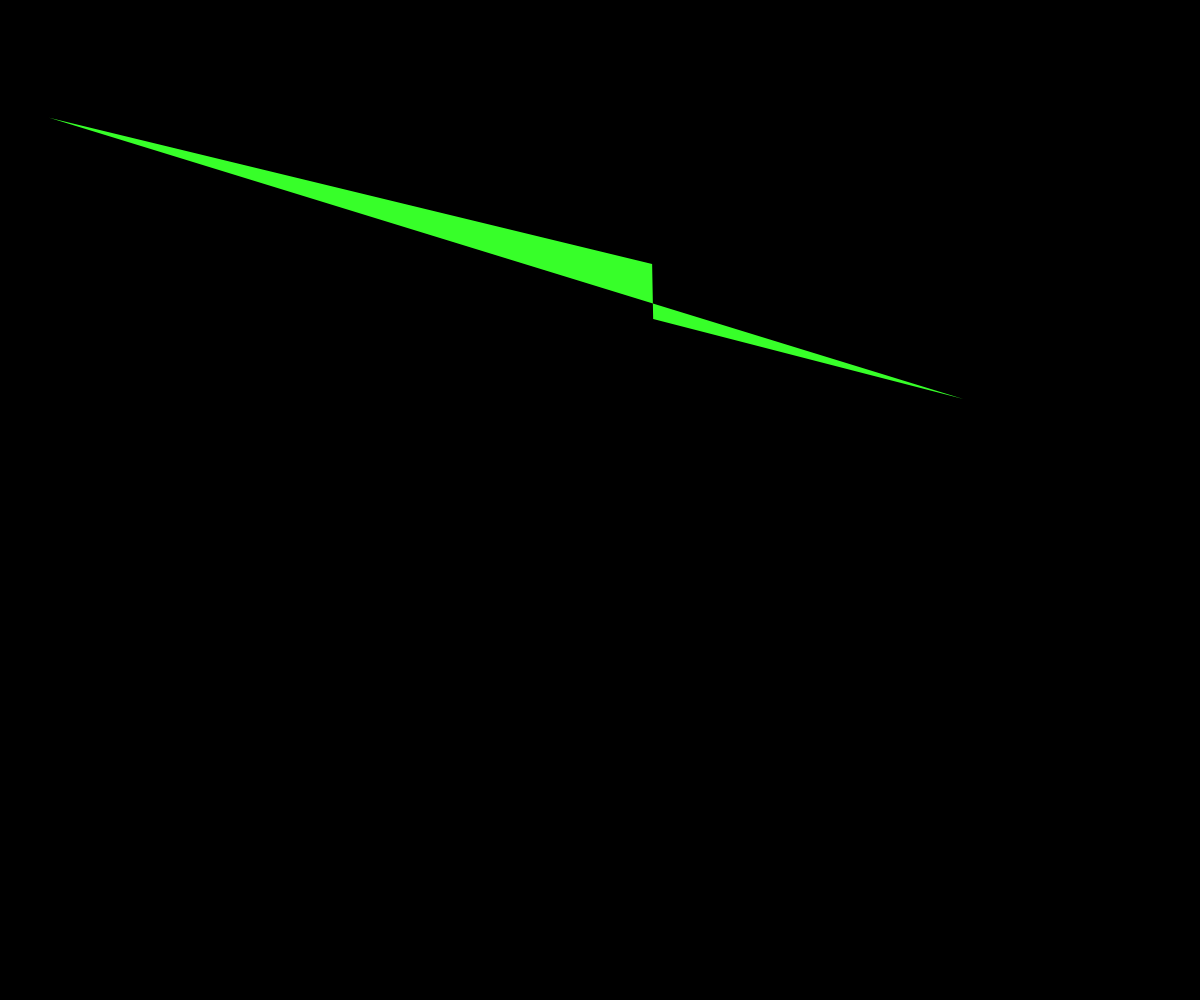
Frame 1 (no input)
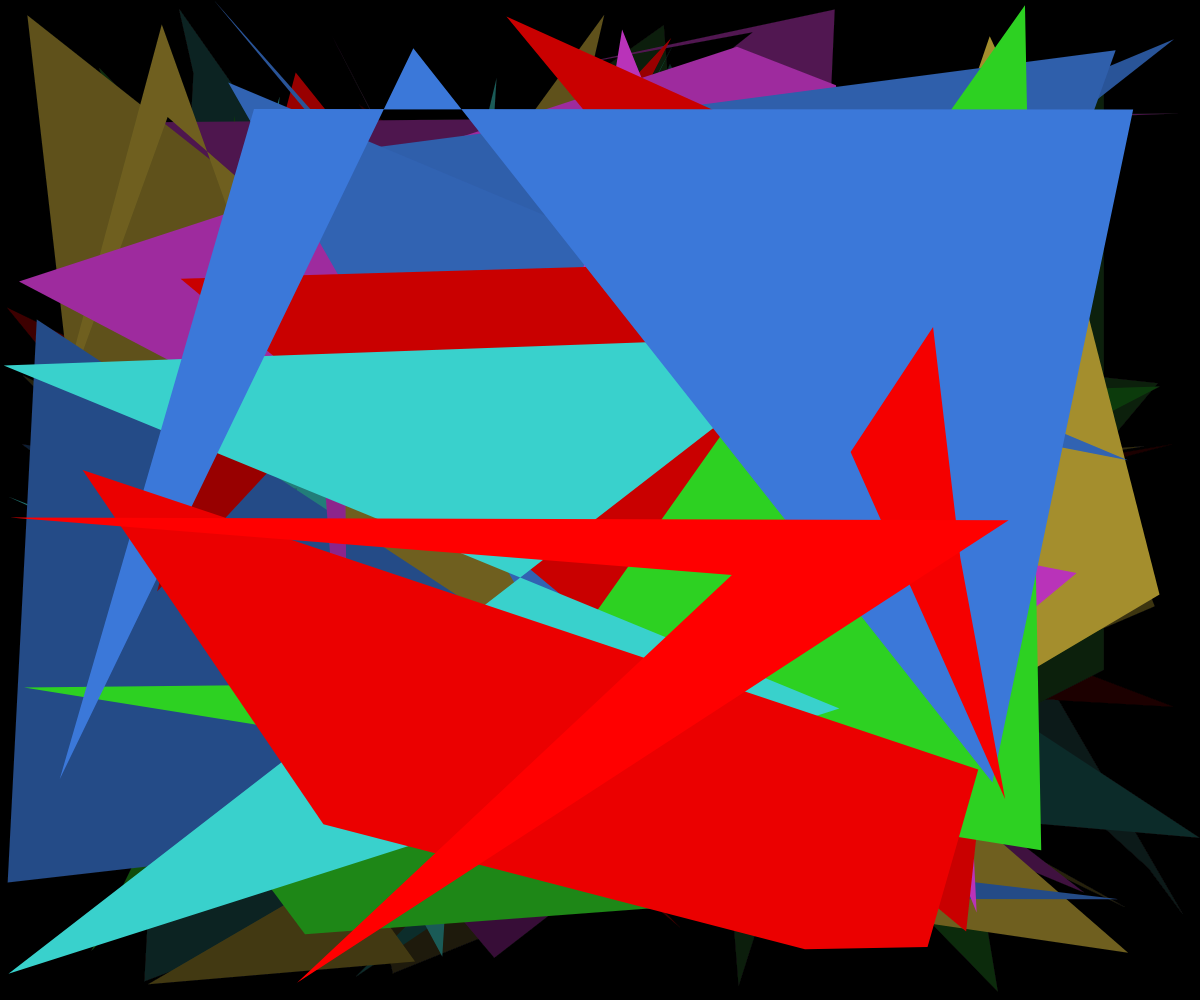
Frame 60 (no input)
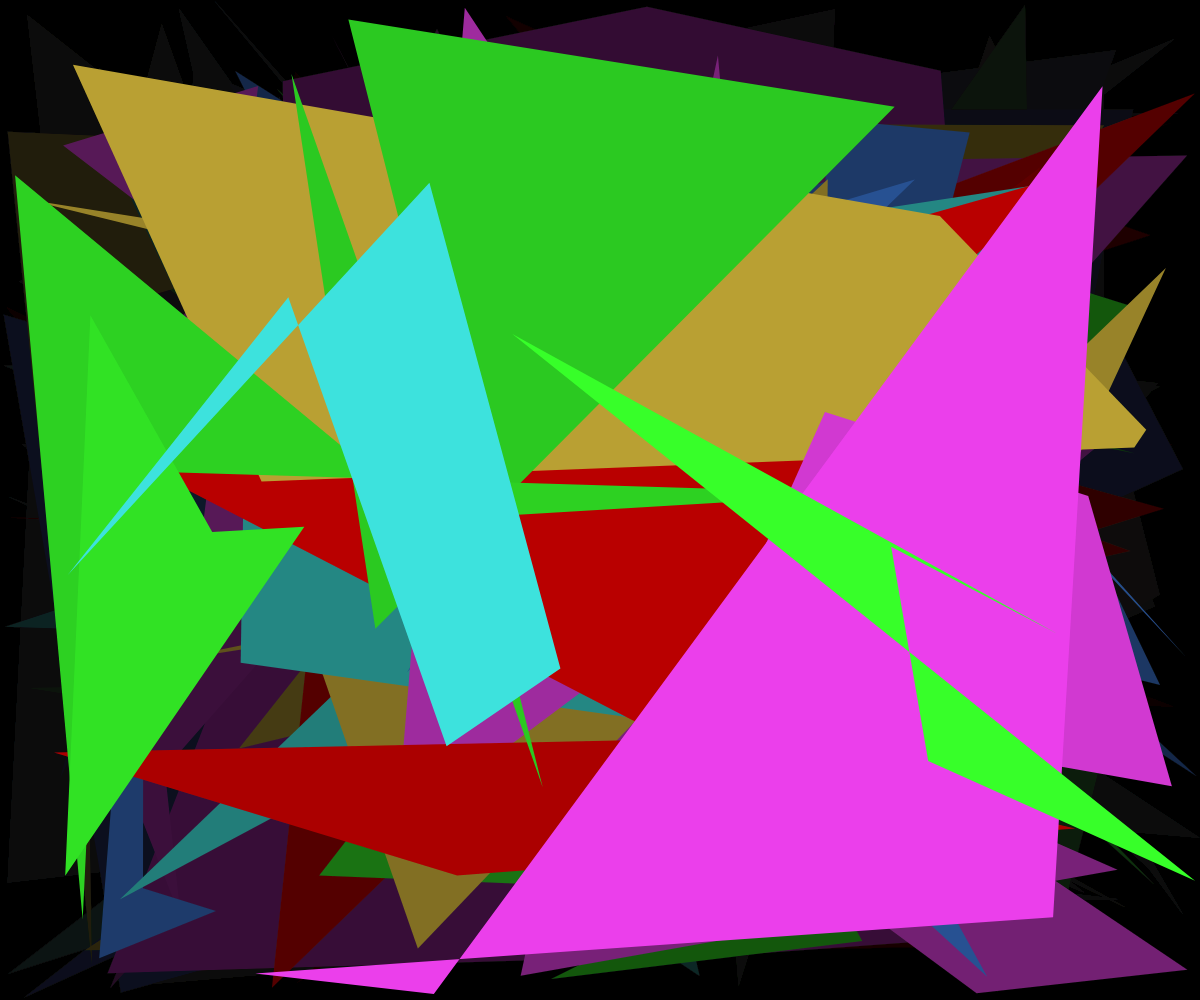
Frame 120 (the mouse pressed at the canvas centre since frame 60)

The p5.js sketch that drew these frames (run headless with seeded random() and noise() and a simulated clock; from frame 60 on, the mouse is pressed at the canvas centre):

// p5.js sketch
// ── sketch.js

let triangles = []

function setup() {
  // put setup code here
  createCanvas(windowWidth, windowHeight)
  noStroke()
  background(0)
}

function draw() {
  // put drawing code here
  background(0,10);
  fill( randomColor())
  beginShape();
  for(let i = 0 ; i < getRandomArbitrary(3, 5); i ++){
    vertex(getRandomArbitrary(0, windowWidth), getRandomArbitrary(0, windowHeight));
  }
  endShape(CLOSE);
}


function randomColor(){
  let colors = ["#4287f5","#ff0000", "#42f5ef","#f542f5","#f5d442", "#37ff29"]
  return colors[Math.floor(Math.random() * colors.length)]
}

function getRandomArbitrary(min, max) {
  return Math.random() * (max - min) + min;
}

class Heart {
  constructor() {
      
      this.x = Math.random()*1500;
      this.y = Math.random()*500;
      this.vx = getRandomArbitrary(-10, 10);
      this.vy = getRandomArbitrary(-30, 0);
      this.ay = Math.random();
      this.color = randomColor()
      this.streak = [[this.x,this.y]]
  }
  update() {
      this.x += this.vx
      this.y += this.vy
      this.vy += this.ay

      this.streak.push([this.x,this.y])
      
      if (this.streak.length > 10){
          this.streak.shift()
      }

      if (Math.random() < .05){
          this.color = randomColor();
      }

      // if (Math.random() < .001){
      //     let newHeart = new Heart()
      //     newHeart.x = this.x
      //     newHeart.y = this.y
      //     newHeart.vx = -this.vx
      //     newHeart.vy = this.vy / 2
      //     newHeart.vy = this.vy
      //     hearts.push(newHeart)
      // }

  }
  draw(){
      

      fill(this.color)
      

      for(let i = 0 ; i < this.streak.length; i ++){
          let coord = this.streak[i]
          circle(coord[0],  coord[1], i);
      }

      beginShape();
      vertex(this.x, this.y);
      vertex(this.x+10, this.y-10);
      vertex(this.x+15, this.y);
      vertex(this.x, this.y+15);
      vertex(this.x-15, this.y);
      vertex(this.x-10, this.y-10);
      endShape(CLOSE);
      
      
      
      
      
      

  }
}
